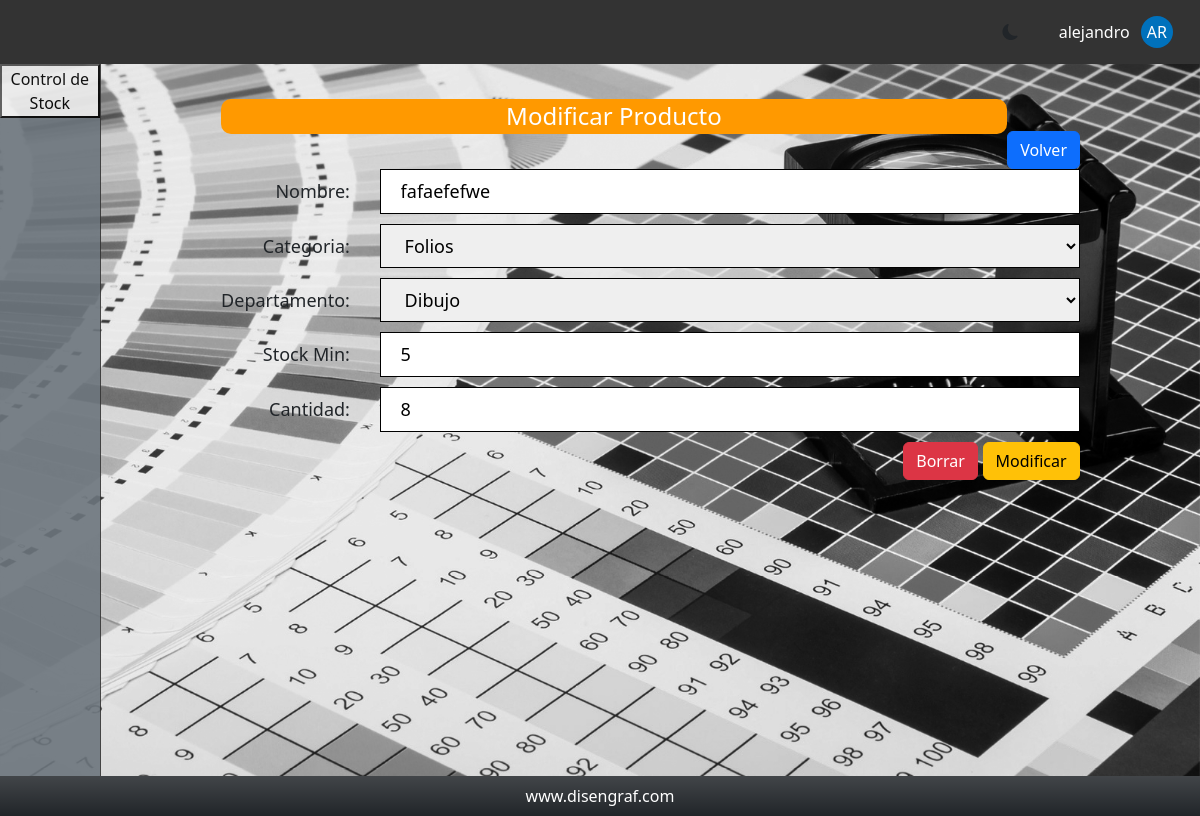
The page /controlStock/modificar-producto.php?id=43 (signed in) on the database its author committed.
### tables this page shows
CREATE TABLE `productos` (
  `id` int(11) NOT NULL,
  `cantidad` int(11) DEFAULT NULL,
  `nombre` varchar(255) DEFAULT NULL,
  `codigo` varchar(255) DEFAULT NULL,
  `stock_min` int(11) DEFAULT NULL,
  `id_categoria` int(11) DEFAULT NULL,
  `id_estado` int(11) DEFAULT NULL,
  `id_proveedor` int(11) DEFAULT NULL,
  `id_departamento` int(11) DEFAULT NULL
);

CREATE TABLE `categorias` (
  `id` int(11) NOT NULL,
  `nombre` varchar(255) DEFAULT NULL,
  `descripcion` text DEFAULT NULL
);

CREATE TABLE `departamentos` (
  `id` int(11) NOT NULL,
  `departamento` varchar(255) NOT NULL
);

### controlStock/sesion.php (called while the page is built, shortened)
<?php
    if(isset($_SESSION['username'])){
        $id_rol = $_SESSION['id_rol'];
    }else{
        header("Location: inicio_sesion.php");
    }
?>

### controlStock/form_productos.php (the view, shortened to what this page needs)
<?php
$titulo = '';
if ($pagina === 'nuevo-producto') {
    $titulo = 'Nuevo Producto';
    $redireccion = 'productos.php';
} elseif ($pagina === 'modificar-producto') {
    $titulo = 'Modificar Producto';
    $redireccion = "producto-cantidad.php?id=" . $producto['id'];
}
?>
<section>
    <div class="bloque-titulo_boton">
        <h2 class="titulo">
            <?php echo $titulo; ?>
        </h2>
        <a href="<?php echo $redireccion;?>">
            <div class="boton-primario btn btn-primary">Volver</div>
        </a>
    </div>
    <div class="contenido-formulario">
        <form class="formulario" method="post">
            <div>
                <label class="formulario-label">Nombre:</label>
                <input class="formulario-input" type="text" placeholder="Nombre Producto" name="nombre"
                    value="<?php echo $nombre_producto ?>">
            </div>
            <div>
                <label class="formulario-label">Categoria:</label>
                <select class="formulario-input formulario-select" name="id_categoria">
                    <?php while ($categoria = mysqli_fetch_assoc($resultados_categorias)): ?>
                        <option <?php echo $id_categoria === $categoria['id'] ? 'selected' : ''; ?>
                            value="<?php echo $categoria['id']; ?>"><?php echo $categoria['nombre']; ?></option>
                    <?php endwhile; ?>
                </select>
            </div>
            <div>
                <label class="formulario-label">Departamento:</label>
                <select class="formulario-input formulario-select" name="id_departamento">
                    <?php while ($departamento = mysqli_fetch_assoc($resultados_departamentos)): ?>
                        <option <?php echo $id_departamento === $departamento['id'] ? 'selected' : ''; ?>
                            value="<?php echo $departamento['id']; ?>"><?php echo $departamento['departamento']; ?></option>
                    <?php endwhile; ?>
                </select>
            </div>
            <div>
                <label class="formulario-label">Stock Min:</label>
                <input class="formulario-input" type="number" placeholder="Stock minimo del Producto" name="stock_min"
                    value="<?php echo $stock_producto ?>">
            </div>
            <div>
                <label class="formulario-label">Cantidad:</label>
                <input class="formulario-input" type="number" placeholder="Cantidad del Producto" name="cantidad"
                    value="<?php echo $cantidad_producto ?>">
            </div>
            <?php if ($pagina === 'nuevo-producto'): ?>
                <input class="boton-primario btn btn-primary" type="submit" value="Insertar" name="insertar">
            <?php elseif ($pagina === 'modificar-producto'): ?>
                <?php if(intval($id_rol) == 1 || intval($id_rol) == 2 || intval($id_rol) == 3):?>
                    <input class="boton-primario btn btn-danger" type="submit" value="Borrar" name="borrar">
                <?php endif; ?>
                <input class="boton-primario btn btn-warning" type="submit" value="Modificar" name="modificar">
            <?php endif; ?>
        </form>
    </div>
</section>

### controlStock/css/style.css (style rules this page uses)
:root { --azul: rgb(0, 113, 188); --rojo: rgb(193, 39, 45); --claro: white; --oscuro: #333; --oscuroHover: grey; }
html, body { margin: 0; padding: 0; height: 100%; font-family: Arial, Helvetica, sans-serif; box-sizing: border-box; scroll-snap-type: y mandatory; }
.bloque-titulo_boton { width: 100%; margin-top: 0; display: inline-flex; justify-content: end; align-items: end; }
.bloque-titulo_boton h2 { width: 100%; }
.titulo { text-align: center; margin: 2.2rem auto; font-size: 1.5rem; font-weight: 300; background-color: rgb(255, 153, 0); border-radius: 10px; padding: 3px; color: #FFFFFF; }
.contenido-formulario { max-width: 980px; display: flex; flex-direction: column; justify-content: center; align-items: center; margin: auto; }
.formulario { text-align: end; font-size: 18px; font-weight: 100; }
.formulario-label { margin-right: 25px; }
.formulario-input { outline: none; padding: 8px 20px; margin-bottom: 10px; width: 700px; border: 1px solid black; }
.boton-primario { background-color: var(--azul); }
.btn-primary { background:#e13131; color:#FFFFFF; border:0px; padding:16px; }
section { width: 100%; height: 100%; margin: 0 120px; }

### rows shown on the page
productos: nombre "fafaefefwe", id_categoria "Folios", id_departamento "Dibujo", stock_min "5", cantidad "8"

### other values the page prints
$_SESSION['nombre'] "alejandro"
$inicial_usuario "AR"
$titulo "Modificar Producto"
